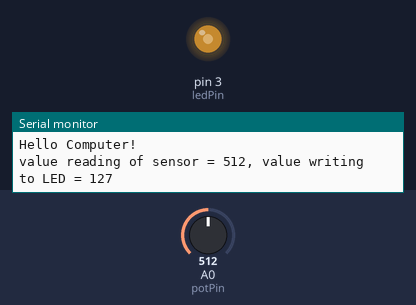
A sketch run on a simulated Arduino Uno, built with avr-gcc and run on an emulated ATmega328P. Parts: output pins drawn as LEDs (lit = HIGH), the last lines printed to the serial monitor. The inputs (shaded band) are chosen by the test bench; at power-on: A0 (potPin) = 512.

Above: at 2.2 s.
2.3 s: A0 (potPin) set to 716
At 2.8 s:
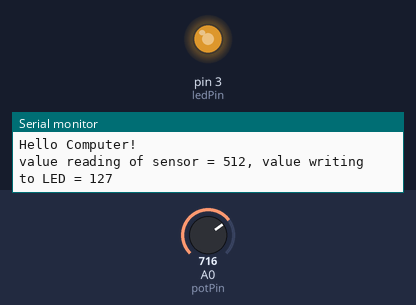
3.8 s: A0 (potPin) set to 900
At 5.0 s:
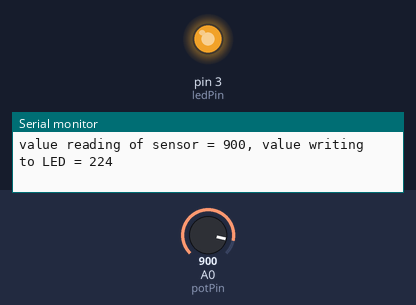
5.3 s: A0 (potPin) set to 122
At 6.3 s:
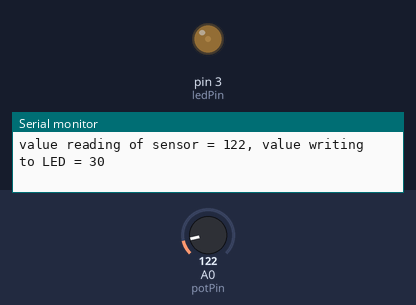
6.8 s: A0 (potPin) set to 511
At 7.5 s:
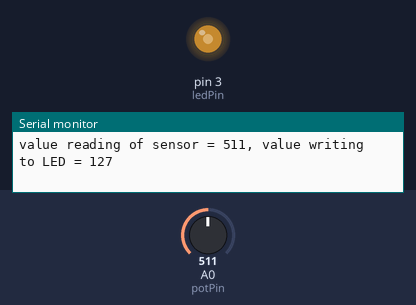
Timing chart, 0 to 9.3 s (numbered marks = the images above; inputs shaded):
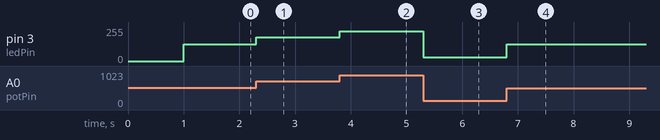

Measured:
- after the input at 2.3 s, pin 3 (ledPin): 127/255 → 178/255 at once
- after the input at 3.8 s, pin 3 (ledPin): 178/255 → 224/255 at once
- after the input at 5.3 s, pin 3 (ledPin): 224/255 → 30/255 at once
- after the input at 6.8 s, pin 3 (ledPin): 30/255 → 127/255 at once

The sketch:

HelloComputer.ino
```cpp
int potPin = 0; //declare a value for the analog pin
int ledPin = 3; //declare a value for the Led pin
int shadyVal = 0; //declare variable for the 'shadyness'
int timer = 0; //declare variable to time 1 second
// the setup function runs once when you press reset or power the board
void setup() {
  // initialize digital LED Pin as an output.
  pinMode(ledPin, OUTPUT);

  //initailise Serial
  Serial.begin(9600);
  //print message to Computer
  Serial.println("Hello Computer!");
  delay(1000);
}
// the loop function runs over and over again forever
void loop() {
  //analogWrite can be any value from 0 - 255
  shadyVal = map(analogRead(potPin), 0, 1023, 0, 255);
  analogWrite(ledPin, shadyVal); //write value between 0-255 LED
  if(timer == 1000)
  {
    // print to the serial port
    Serial.print("value reading of sensor = ");
    Serial.print(analogRead(potPin));
    Serial.print(", value writing to LED = ");
    Serial.println(shadyVal);
    //reset the timer
    timer = 0;
  }else{
    //increment the timer by 1
    timer++;
  }
  delay(1); //delay for 1 millisecond so timer increments in milliseconds
}
```
